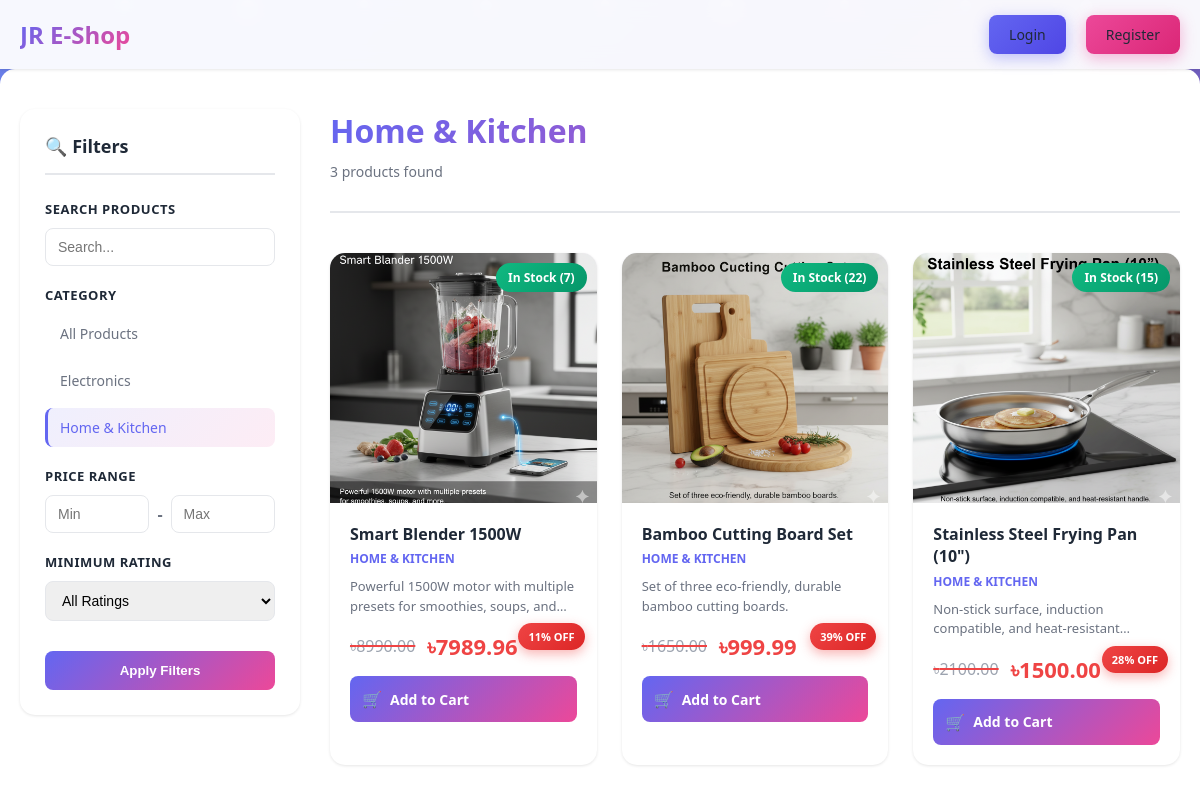
/products/category/home-kitchen/, run on the app's committed database.
### JRShop/models.py (models this page shows, shortened)
class Category(models.Model):
    name = models.CharField(max_length=150)
    slug = models.SlugField(max_length=150, unique=True)
    description = models.TextField()
    class Meta:
        verbose_name_plural = 'Categories'
    def __str__(self):
        return self.name

class Product(models.Model):
    name = models.CharField(max_length=150)
    slug = models.SlugField(max_length=150, unique=True)
    category = models.ForeignKey(Category, on_delete=models.CASCADE, related_name='products')
    description = models.TextField()
    price = models.DecimalField(max_digits=10, decimal_places=2, help_text="Original price")
    discount_price = models.DecimalField(max_digits=10, decimal_places=2, null=True, blank=True, help_text="Discounted price (leave blank if no discount)")
    stock = models.PositiveBigIntegerField(default=0)
    available = models.BooleanField(default=True)
    created_at = models.DateTimeField(auto_now_add=True)
    updated_at = models.DateTimeField(auto_now=True)
    image = models.ImageField(upload_to='products/%Y/%m/%d')
    def get_discount_percentage(self):
        if self.discount_price and self.price > 0:
            discount = ((self.price - self.discount_price) / self.price) * 100
            return int(discount)
        return 0
    def has_discount(self):
        return self.discount_price is not None and self.discount_price < self.price

### JRShop/views.py (the view, shortened to what this page needs)
# urls.py: path('products/', views.product_list, name='product_list'),
def product_list(request, category_slug = None):
    category = None
    categories = Category.objects.all()
    products = Product.objects.filter(available=True)
    if category_slug:
        category = get_object_or_404(Category, slug=category_slug)
        print("category .......", category)
        products = products.filter(category = category)
    min_price = products.aggregate(Min('price'))['price__min']
    max_price = products.aggregate(Max('price'))['price__max']
    if request.GET.get('min_price'):
        products = products.filter(price__gte=request.GET.get('min_price'))
    if request.GET.get('max_price'):
        products = products.filter(price__lte=request.GET.get('max_price'))
    if request.GET.get('rating'):
        min_rating = request.GET.get('rating')
        products = products.annotate(avg_rating = Avg('ratings__rating')).filter(avg_rating__gte=min_rating)
    cart_items_count = 0
    if request.user.is_authenticated:
        try:
            cart = Cart.objects.get(user=request.user)
            cart_items_count = cart.items.count()
        except Cart.DoesNotExist:
            cart_items_count = 0
    return render(request, 'JRShop/product_list.html', {
        'category' : category,
        'categories' : categories,
        'products' : products,
        'min_price' : min_price,
        'max_price' : max_price,
        'cart_items_count': cart_items_count
    })

### JRShop/templates/JRShop/product_list.html (shortened to what this page needs)
{% extends 'JRShop/base.html' %}
{% load static %}
{% block extra_css %}
<link rel="stylesheet" href="{% static 'JRShop/css/product_list.css' %}">
{% endblock %}
{% block content %}
<nav class="navbar">
    <div class="navbar-content">
        <a href="{% url 'home' %}" class="navbar-brand">JR E-Shop</a>
        <div class="navbar-menu">
            {% if user.is_authenticated %}
                <a href="{% url 'product_list' %}" class="nav-link active">
                    <span class="nav-icon">🛍️</span>
                    <span>Products</span>
                </a>
                <a href="{% url 'view_cart' %}" class="nav-link cart-link">
                    <span class="nav-icon">🛒</span>
                    <span>Cart</span>
                    {% if cart_items_count %}
                    <span class="cart-badge">{{ cart_items_count }}</span>
                    {% endif %}
                </a>
                <a href="{% url 'profile' %}" class="user-info">
                    <div class="user-avatar">{{ user.username|slice:":1"|upper }}</div>
                    <span>{{ user.username }}</span>
                </a>
            {% else %}
                <a href="{% url 'login' %}" class="btn btn-primary">Login</a>
                <a href="{% url 'register' %}" class="btn btn-secondary">Register</a>
            {% endif %}
        </div>
    </div>
</nav>
<div class="products-container">
    <aside class="filters-sidebar">
        <div class="filters-header">
            <h3>🔍 Filters</h3>
        </div>
        <form method="GET" class="filters-form">
            <div class="filter-group">
                <label class="filter-label">Search Products</label>
                <input
                    type="text"
                    name="search"
                    class="filter-input"
                    placeholder="Search..."
                    value="{{ request.GET.search }}"
                >
            </div>
            <div class="filter-group">
                <label class="filter-label">Category</label>
                <div class="categories-list">
                    <a href="{% url 'product_list' %}" class="category-link {% if not category %}active{% endif %}">
                        All Products
                    </a>
                    {% for cat in categories %}
                    <a href="{% url 'product_list_by_category' cat.slug %}" class="category-link {% if category.id == cat.id %}active{% endif %}">
                        {{ cat.name }}
                    </a>
                    {% endfor %}
                </div>
            </div>
            <div class="filter-group">
                <label class="filter-label">Price Range</label>
                <div class="price-inputs">
                    <input
                        type="number"
                        name="min_price"
                        class="filter-input"
                        placeholder="Min"
                        value="{{ request.GET.min_price }}"
                    >
                    <span class="price-separator">-</span>
                    <input
                        type="number"
                        name="max_price"
                        class="filter-input"
                        placeholder="Max"
                        value="{{ request.GET.max_price }}"
                    >
                </div>
            </div>
            <div class="filter-group">
                <label class="filter-label">Minimum Rating</label>
                <select name="rating" class="filter-input">
                    <option value="">All Ratings</option>
                </select>
            </div>
            <button type="submit" class="filter-btn">Apply Filters</button>
        </form>
    </aside>
    <main class="products-main">
        <div class="products-header">
            <div class="header-content">
                <h1 class="products-title">
                    {% if category %}
                        {{ category.name }}
                    {% else %}
                        All Products
                    {% endif %}
                </h1>
                <p class="products-count">{{ products.count }} products found</p>
            </div>
        </div>
        {% if products %}
        <div class="products-grid">
            {% for product in products %}
            <div class="product-card" data-product-id="{{ product.id }}">
                <div class="product-image-container">
                    {% if product.image %}
                    <img src="{{ product.image.url }}" alt="{{ product.name }}" class="product-image">
                    {% else %}
                    <div class="product-image-placeholder">
                        <svg viewBox="0 0 24 24">
                            <path d="M21 19V5c0-1.1-.9-2-2-2H5c-1.1 0-2 .9-2 2v14c0 1.1.9 2 2 2h14c1.1 0 2-.9 2-2zM8.5 13.5l2.5 3.01L14.5 12l4.5 6H5l3.5-4.5z"/>
                        </svg>
                    </div>
                    {% endif %}
                    <div class="stock-badge {% if product.stock > 0 %}in-stock{% else %}out-of-stock{% endif %}">
                        {% if product.stock > 0 %}
                            In Stock ({{ product.stock }})
                        {% else %}
                            Out of Stock
                        {% endif %}
                    </div>
                </div>
                <div class="product-info">
                    <h3 class="product-name">{{ product.name }}</h3>
                    <p class="product-category">{{ product.category.name }}</p>
                    <p class="product-description">
                        {{ product.description|truncatewords:15 }}
                    </p>
                    <div class="product-price">
                        {% if product.has_discount %}
                            <div class="price-container">
                                <span class="original-price">৳{{ product.price }}</span>
                                <span class="discount-price">৳{{ product.discount_price }}</span>
                            </div>
                            <div class="discount-badge">
                                <span class="discount-percent">{{ product.get_discount_percentage }}% OFF</span>
                            </div>
                        {% else %}
                            <span class="price">৳{{ product.price }}</span>
                        {% endif %}
                    </div>
                    {% if product.stock > 0 %}
                        <a href="{% url 'add_to_cart' product.id %}" class="add-to-cart-btn">
                            <span class="btn-icon">🛒</span>
                            <span class="btn-text">Add to Cart</span>
                        </a>
                    {% else %}
                        <button class="add-to-cart-btn disabled" disabled>
                            <span class="btn-icon">❌</span>
                            <span class="btn-text">Out of Stock</span>
                        </button>
                    {% endif %}
                </div>
            </div>
            {% endfor %}
        </div>
        {% endif %}
    </main>
</div>
{% endblock %}

### JRShop/static/JRShop/css/base.css (style rules this page uses)
* { margin: 0; padding: 0; box-sizing: border-box; }
:root { --primary-color: #6366f1; --primary-dark: #4f46e5; --secondary-color: #ec4899; --success-color: #10b981; --error-color: #ef4444; --text-dark: #1f2937; --text-light: #6b7280; --bg-light: #f9fafb; --bg-white: #ffffff; --shadow: 0 10px 30px rgba(0, 0, 0, 0.1); --shadow-lg: 0 20px 60px rgba(0, 0, 0, 0.15); }
body { font-family: 'Segoe UI', Tahoma, Geneva, Verdana, sans-serif; background: linear-gradient(135deg, #667eea 0%, #764ba2 100%); min-height: 100vh; color: var(--text-dark); position: relative; overflow-x: hidden; }
body::before { content: ''; position: fixed; top: 0; left: 0; width: 100%; height: 100%; background: radial-gradient(circle at 20% 50%, rgba(255, 255, 255, 0.1) 0%, transparent 50%), radial-gradient(circle at 80% 80%, rgba(255, 255, 255, 0.1) 0%, transparent 50%); animation: backgroundMove 20s ease-in-out infinite; z-index: -1; }
.navbar { background: rgba(255, 255, 255, 0.95); backdrop-filter: blur(10px); padding: 15px 0; box-shadow: var(--shadow); position: sticky; top: 0; z-index: 100; animation: slideDown 0.5s ease-out; }
.navbar-content { max-width: 1200px; margin: 0 auto; padding: 0 20px; display: flex; justify-content: space-between; align-items: center; }
.navbar-brand { font-size: 24px; font-weight: bold; background: linear-gradient(135deg, var(--primary-color), var(--secondary-color)); -webkit-background-clip: text; -webkit-text-fill-color: transparent; background-clip: text; text-decoration: none; transition: transform 0.3s ease; }
.navbar-menu { display: flex; gap: 20px; align-items: center; }
.navbar-menu a { text-decoration: none; color: var(--text-dark); font-weight: 500; transition: all 0.3s ease; position: relative; }
.navbar-menu a::after { content: ''; position: absolute; bottom: -5px; left: 0; width: 0; height: 2px; background: var(--primary-color); transition: width 0.3s ease; }
.btn { padding: 10px 20px; border: none; border-radius: 8px; font-size: 14px; font-weight: 600; cursor: pointer; transition: all 0.3s ease; text-decoration: none; display: inline-block; text-align: center; }
.btn-primary { background: linear-gradient(135deg, var(--primary-color), var(--primary-dark)); color: white; box-shadow: 0 4px 15px rgba(99, 102, 241, 0.4); }
.btn-secondary { background: linear-gradient(135deg, var(--secondary-color), #db2777); color: white; box-shadow: 0 4px 15px rgba(236, 72, 153, 0.4); }

### data on the page
Category: name "Electronics"
Category: name "Home & Kitchen"
Product: image (picture), stock "7", name "Smart Blender 1500W", category.name "HOME & KITCHEN", description "Powerful 1500W motor with multiple presets for smoothies, soups,…", price "8990.00", discount_price "7989.96", get_discount_percentage "11", shows "Add to Cart"
Product: image (picture), stock "22", name "Bamboo Cutting Board Set", category.name "HOME & KITCHEN", description "Set of three eco-friendly, durable bamboo cutting boards.", price "1650.00", discount_price "999.99", get_discount_percentage "39", shows "Add to Cart"
Product: image (picture), stock "15", name "Stainless Steel Frying Pan (10\")", category.name "HOME & KITCHEN", description "Non-stick surface, induction compatible, and…", price "2100.00", discount_price "1500.00", get_discount_percentage "28", shows "Add to Cart"

### other printed values
{{ products.count }} "3"
